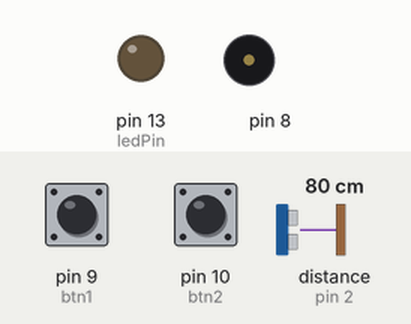
Bench run of a sketch on a simulated Arduino Uno, built with avr-gcc and run on an emulated ATmega328P. Shown: output pins drawn as LEDs (lit = HIGH), buzzer (waves = sounding). Wiring (inferred from the names in the program): range finder with pulse-width output: data pin 2. Dashed ring = blinking. The test bench sets the inputs (shaded band); at power-on: pin 9 (btn1) HIGH, pin 10 (btn2) HIGH, distance to the obstacle (sensor on pin 2) 80 cm.

Above: at 1.2 s.
1.3 s: pin 9 (btn1) pulled LOW for 0.15 s
At 1.7 s:
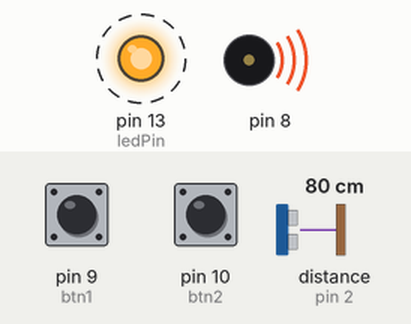
At 2.52 s:
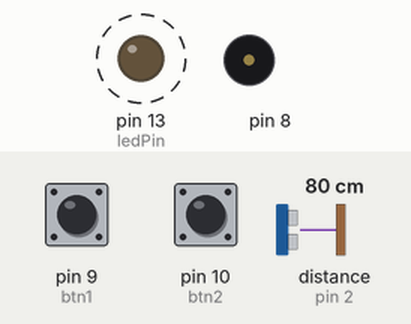
Timing chart, 0 to 10.4 s (numbered marks = the images above; inputs shaded):
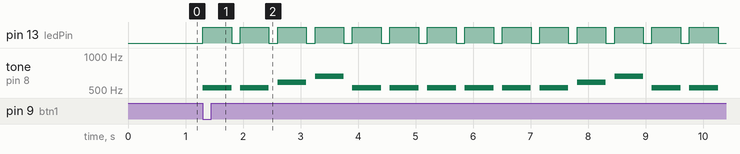

The sketch:

17wk.ino
```cpp
#define NOTE_B0  31
#define NOTE_C1  33
#define NOTE_CS1 35
#define NOTE_D1  37
#define NOTE_DS1 39
#define NOTE_E1  41
#define NOTE_F1  44
#define NOTE_FS1 46
#define NOTE_G1  49
#define NOTE_GS1 52
#define NOTE_A1  55
#define NOTE_AS1 58
#define NOTE_B1  62
#define NOTE_C2  65
#define NOTE_CS2 69
#define NOTE_D2  73
#define NOTE_DS2 78
#define NOTE_E2  82
#define NOTE_F2  87
#define NOTE_FS2 93
#define NOTE_G2  98
#define NOTE_GS2 104
#define NOTE_A2  110
#define NOTE_AS2 117
#define NOTE_B2  123
#define NOTE_C3  131
#define NOTE_CS3 139
#define NOTE_D3  147
#define NOTE_DS3 156
#define NOTE_E3  165
#define NOTE_F3  175
#define NOTE_FS3 185
#define NOTE_G3  196
#define NOTE_GS3 208
#define NOTE_A3  220
#define NOTE_AS3 233
#define NOTE_B3  247
#define NOTE_C4  262
#define NOTE_CS4 277
#define NOTE_D4  294
#define NOTE_DS4 311
#define NOTE_E4  330
#define NOTE_F4  349
#define NOTE_FS4 370
#define NOTE_G4  392
#define NOTE_GS4 415
#define NOTE_A4  440
#define NOTE_AS4 466
#define NOTE_B4  494
#define NOTE_C5  523
#define NOTE_CS5 554
#define NOTE_D5  587
#define NOTE_DS5 622
#define NOTE_E5  659
#define NOTE_F5  698
#define NOTE_FS5 740
#define NOTE_G5  784
#define NOTE_GS5 831
#define NOTE_A5  880
#define NOTE_AS5 932
#define NOTE_B5  988
#define NOTE_C6  1047
#define NOTE_CS6 1109
#define NOTE_D6  1175
#define NOTE_DS6 1245
#define NOTE_E6  1319
#define NOTE_F6  1397
#define NOTE_FS6 1480
#define NOTE_G6  1568
#define NOTE_GS6 1661
#define NOTE_A6  1760
#define NOTE_AS6 1865
#define NOTE_B6  1976
#define NOTE_C7  2093
#define NOTE_CS7 2217
#define NOTE_D7  2349
#define NOTE_DS7 2489
#define NOTE_E7  2637
#define NOTE_F7  2794
#define NOTE_FS7 2960
#define NOTE_G7  3136
#define NOTE_GS7 3322
#define NOTE_A7  3520
#define NOTE_AS7 3729
#define NOTE_B7  3951
#define NOTE_C8  4186
#define NOTE_CS8 4435
#define NOTE_D8  4699
#define NOTE_DS8 4978


const byte intPin=2; //interrupt pin
const byte ledPin=13; //built-in LED
int state=0; //initial value of switch pin

const int btn1 = 9;
const int btn2 = 10;
//const int ledPin =  11;
long CTime,PTime;
bool check;
//int state = 0;
int bstate = 0;
int melody[] = {
  NOTE_C5, NOTE_C5, NOTE_D5, NOTE_E5, NOTE_C5, NOTE_C5, NOTE_C5, NOTE_C5
};
int melody2[] = {
  NOTE_C4, NOTE_D4, NOTE_E4, NOTE_G4, NOTE_G4, NOTE_G4, NOTE_G4, NOTE_G4
};
// note durations: 4 = quarter note, 8 = eighth note, etc.:
int noteDurations[] = {
  8, 16, 16, 8, 8, 8, 8, 8
};

void setup() {
   pinMode(ledPin,OUTPUT);
  pinMode(intPin,INPUT_PULLUP);
  digitalWrite(ledPin,state);
  attachInterrupt(0,int0,RISING);
 //pinMode(btn1, INPUT);
}


//  // iterate over the notes of the melody:
//  for (int thisNote = 0; thisNote < 8; thisNote++) {
//
//    // to calculate the note duration, take one second divided by the note type.
//    //e.g. quarter note = 1000 / 4, eighth note = 1000/8, etc.
//    int noteDuration = 1000 / noteDurations[thisNote];
//    tone(8, melody[thisNote], noteDuration);
//
//    // to distinguish the notes, set a minimum time between them.
//    // the note's duration + 30% seems to work well:
//    int pauseBetweenNotes = noteDuration * 1.30;
//    delay(pauseBetweenNotes);
//    // stop the tone playing:
//    noTone(8);
//  }
//}

void loop() {
  // no need to repeat the melody.

 if(digitalRead(btn1) == LOW) state = 1;
 if(digitalRead(btn2) == LOW) state = 2;

     if(state == 1){
        for(int TN=0 ; TN < 8 ; TN++ ){
            tone(8, melody[TN], 500);
            PTime=millis();
            digitalWrite(ledPin,HIGH);
            check=false;
            while(!check){
              CTime=millis();
              if(CTime-PTime>500) digitalWrite(ledPin,LOW);
              if(CTime-PTime>650) check=true;
               if( digitalRead(btn2) == LOW) { check=true;}

              }

      }
   }

   if(state == 2){
          for(int TN=0;TN<8;TN++){
              tone(8, melody2[TN], 500);
              PTime=millis();
              digitalWrite(ledPin,HIGH);
              check=false;
              while(!check){
                CTime=millis();
                if(CTime-PTime>500) digitalWrite(ledPin,LOW);
                if(CTime-PTime>650) check=true;
                if( digitalRead(btn1) == LOW ) { check=true;}
                }

        }
    }

}


void int0(){
  state=3-state;

  }
```

Measured:
- after the input at 1.3 s, pin 13 (ledPin): alternates HIGH for 0.50 s and LOW for 0.15 s, starting at once; tone on pin 8: plays 523 Hz for 0.50 s, 523 Hz for 0.50 s, 587 Hz for 0.50 s, 659 Hz for 0.50 s, 523 Hz for 0.50 s, 523 Hz for 0.50 s … (14 notes in this stretch), starting at once
